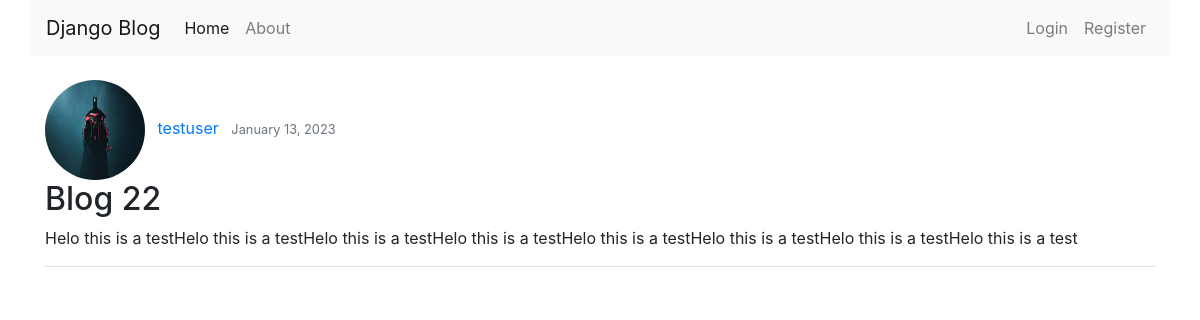
Page /post/25/ on the committed database.
### blog/models.py (models this page shows, shortened)
class Post(models.Model):
    title = models.CharField(max_length=100)
    content = models.TextField()
    date_posted = models.DateTimeField(default=timezone.now)
    author = models.ForeignKey(User, on_delete=models.CASCADE)

### users/models.py (models this page shows, shortened)
class Profile(models.Model):
    user = models.OneToOneField(User, on_delete=models.CASCADE)
    image = models.ImageField(default='default.jpg', upload_to='profile_pics')

### blog/views.py (the view)
# urls.py: path('post/<int:pk>/', PostDetailView.as_view(), name='post-detail'),
class PostDetailView(DetailView):
    model = Post

### blog/templates/blog/post_detail.html (shortened to what this page needs)
{% extends 'blog/base.html' %}
{% block content %}
    <img src="{{ object.author.profile.image.url }}" class="rounded-circle" width="100px" height="100px">
    <a href="{% url 'user-posts' object.author.username %}" class="ml-2 mr-2">{{ object.author }}</a>
    <small class="text-muted">{{ object.date_posted | date:"F d, Y" }}</small>
    <h2>{{ object.title }}</h2>
    <p>{{ object.content }}</p>
    <div class="border-bottom"></div>
    <br>
{% endblock content %}

### rows in the picture
Post: author.profile.image (placeholder picture), author "testuser", date_posted "January 13, 2023", title "Blog 22", content "Helo this is a testHelo this is a testHelo this is a testHelo this is a testHelo this is a testHelo this is a testHelo this is a testHelo this is a test"
